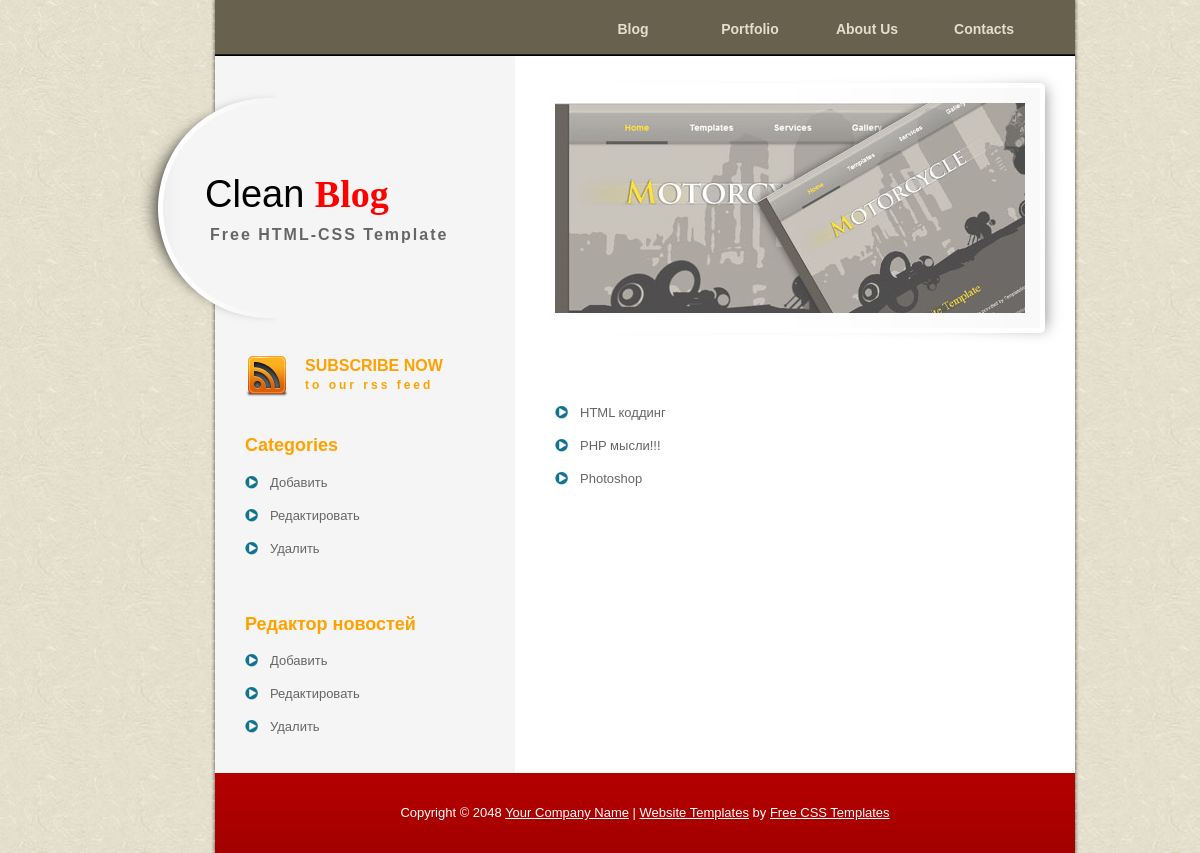
The page /admin/edit.php on the database its author committed.
### tables this page shows
CREATE TABLE IF NOT EXISTS `head_cat` (
  `id` tinyint(4) NOT NULL,
  `title` varchar(70) NOT NULL
);

CREATE TABLE IF NOT EXISTS `categories` (
  `id` int(2) NOT NULL,
  `title` varchar(255) NOT NULL,
  `meta_d` varchar(255) NOT NULL,
  `meta_k` varchar(255) NOT NULL,
  `text` text NOT NULL
);

### admin/edit.php (the view, shortened to what this page needs)
<? include "inc/header.php";?>
<? include "inc/left.php";?>
    <div id="templatemo_right_column">
  <? include "inc/slider.php";?>
        <div id="templatemo_main">
<?php
$categories = mysql_query("SELECT * FROM `categories`");
 ?>
            <ul class="templatemo_list">
			<?
			do
			{
			?>
			<li><a href="edit1.php?cat=<?=$cat->id;?>"><?=$cat->title;?></a></li>
			<?
			}while($cat = mysql_fetch_object($categories));
			?>
            </ul>
		</div>
  </div>
  <? include "inc/footer.php";?>

### admin/inc/header.php (shortened to what this page needs)
<!DOCTYPE html PUBLIC "-//W3C//DTD XHTML 1.0 Transitional//EN" "http://www.w3.org/TR/xhtml1/DTD/xhtml1-transitional.dtd">
<html xmlns="http://www.w3.org/1999/xhtml">
<head>
<link href="templatemo_style.css" rel="stylesheet" type="text/css" />
<link href="s3slider.css" rel="stylesheet" type="text/css" />
</head>
<body>
<?php
$menu = mysql_query("SELECT * FROM `head_cat`");
?>
<div id="templatemo_wrapper">
	<div id="templatemo_menu">
        <ul>
            <?
           while($info = mysql_fetch_object($menu))
            {
            ?>
            <li><a href="info.php?head_link=<?=$info->id;?>"><?=$info->title;?></a></li>
            <?
            }
            ?>
        </ul>
    </div>

### admin/templatemo_style.css (style rules this page uses)
body { margin: 0px; padding: 0px; color: #666; font-family: Helevetica,Arial,sans-serif; font-size: 13px; line-height:1.5em; background-image: url(images/templatemo_body.jpg); background-repeat: repeat; }
a, a:link, a:visited { color: #CC0000; }
.templatemo_list { margin: 20px 0; padding: 0; list-style: none; }
.templatemo_list li { background: transparent url(images/templatemo_list.png) no-repeat scroll 0 0px; margin:0 0 20px; padding:0 0 0 25px; line-height: 1em; }
.templatemo_list li a { color: #666; text-decoration: none; }
#templatemo_wrapper { width: 970px; padding: 0; margin: 0 auto; background: url(images/templatemo_wrapper.png) repeat-y; }
#templatemo_menu { width: 830px; height: 50px; margin: 0 10px 0 100px; padding: 20px 30px 0 0; background: url(images/templatemo_menu.png) top repeat-x; }
#templatemo_menu ul { float: right; margin: 0; padding: 0; list-style: none; display: inline-block; }
#templatemo_menu ul li { padding: 0px; margin: 0px; display: inline; }
#templatemo_menu ul li a { float: left; display: block; width: 112px; height: 48px; padding: 0; margin: 0 5px 0 0 ; font-size: 14px; text-align: center; text-decoration: none; color: #e4decd; font-weight: bold; outline: none; border: none; }
#templatemo_right_column { float: right; width: 520px; margin-right: 10px; }
#templatemo_main { float: right; width: 490px; padding-top: 40px; margin-right: 30px; }

### admin/s3slider.css (style rules this page uses)
ul { margin: 0; padding: 0; list-style-type: none; list-style: none; }
ul li { margin: 0; padding: 0; }

### rows shown on the page
head_cat: title "Blog"
head_cat: title "Portfolio"
head_cat: title "About Us"
head_cat: title "Contacts"
categories: title "HTML коддинг"
categories: title "PHP мысли!!!"
categories: title "Photoshop"
